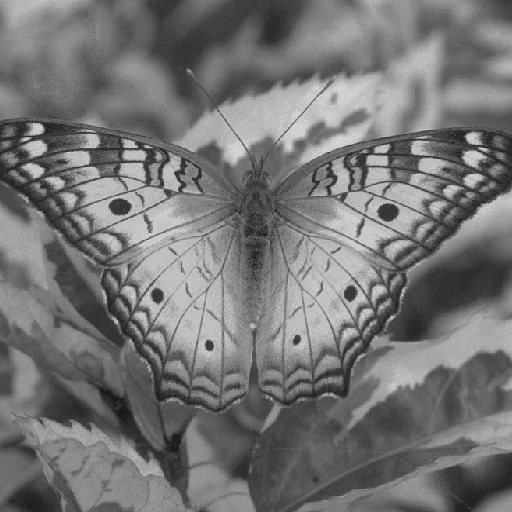
#> input picture in/butterfly.png, 512 x 512 px
$ jupyter execute --allow-errors project2.ipynb
#> lines starting #> are read from the running program, lines starting #| are printed output that depends on the picture; after the words box and inside, x2 and y2 are one past the last pixel; in counts of white or black regions, pixels touching at a corner belong together
[cell 1]
#Importação das bibliotecas necessárias - Essa célula deve ser executada antes de todas as outras
import cv2
import matplotlib.pyplot as plt
import numpy as np
import time
import skimage as sk
from skimage import transform

## Espectro de Fourier

[cell 2]
# Para mudar a imagem escolhida, basta trocar a variável img_name por outra imagem presente na pasta in
img_name = 'butterfly.png'
img = cv2.imread('in/' + img_name, 0)
#> img is the input picture: shape (512, 512); min 27, max 212, mean 116.8

if img is None:
    sys.exit("Could not read the image.")

# Aplica transformada rápida d Fourier
ft = np.fft.fft2(img)
ft = np.fft.fftshift(ft)
# Para visualizar o espectro de Fourier tomamos o logaritmo da magnitude (valor absoluto).
# Somamos 1 ao valor para garantir que o logaritmo esteja definido.
espectro = np.log(np.abs(ft) + 1)
max_pixel = np.max(espectro)
#> max_pixel = 17.24
if max_pixel > 0:
    # Fazemos com que os valores do espectro estejam no intervalo [0, 255].
    espectro = (255/max_pixel)*espectro

# Desfaz o shift e aplica a transformada inversa
fshift = np.fft.ifftshift(ft)
img = np.fft.ifft2(fshift)
img = np.real(img)

f, axarr = plt.subplots(1,2, figsize = (8,8))
axarr[0].imshow(img, cmap = 'gray')
axarr[0].set_title("Original")
axarr[0].axis('off')

axarr[1].imshow(espectro, cmap = 'gray')
axarr[1].set_title("Espectro de Fourier")
axarr[1].axis('off')
plt.show()

if not cv2.imwrite('out/espectro.png', espectro):
    print("Falha ao salvar a imagem")

## Filtro passa-baixa ideal

[cell 3]
img_name = 'seagull.png'
img = cv2.imread('in/' + img_name, 0)
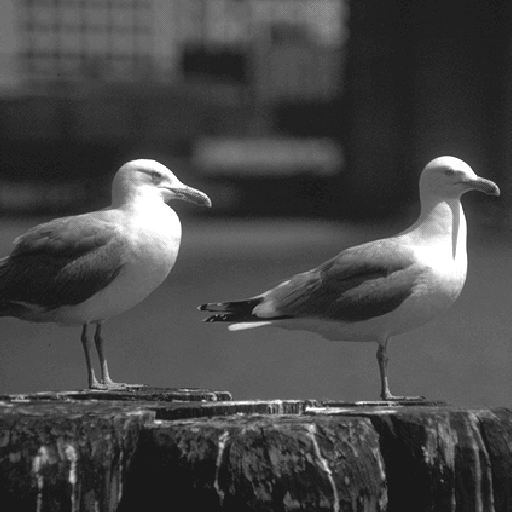
#> input picture in/seagull.png, 512 x 512 px
#> img is the input picture: shape (512, 512); min 24, max 255, mean 71.8

if img is None:
    sys.exit("Could not read the image.")

ft = np.fft.fft2(img)
ft = np.fft.fftshift(ft)

# Cálculo do espectro de Fourier
espectro = np.log(np.abs(ft) + 1)
max_pixel = np.max(espectro)
#> max_pixel = 16.75
if max_pixel > 0:
    espectro = (255/max_pixel)*espectro

# Cria o círculo para filtrar a imagem
height = len(img)
#> height = 512
width = len(img[0])
#> width = 512
raio = 40
circle = np.zeros((height, width), np.uint8)
circle = cv2.circle(circle, (int(height/2), int(width/2)), raio, 1, -1)
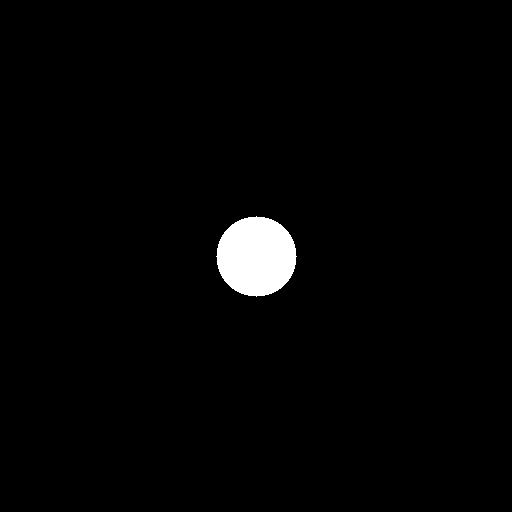
#> circle: shape (512, 512); values 0 (black) and 1 (white), 1.9% white; 1 white region, box (x1, y1, x2, y2) and area: (216, 216, 297, 297) 5025

low_pass = np.multiply(ft, circle)
nucleo = np.multiply(espectro, circle)

fshift = np.fft.ifftshift(low_pass)
low_pass = np.fft.ifft2(fshift)
low_pass = np.real(low_pass)

# Visualização das imagens
f, axarr = plt.subplots(1,2, figsize = (8,8))
axarr[0].imshow(nucleo, cmap = 'gray')
axarr[0].set_title("Núcleo do filtro passa baixa")
axarr[0].axis('off')

axarr[1].imshow(low_pass, cmap = 'gray')
axarr[1].set_title("Imagem resultante")
axarr[1].axis('off')
plt.show()

if not cv2.imwrite('out/nucleo_low.png', nucleo):
    print("Falha ao salvar a imagem")
if not cv2.imwrite('out/low_ideal.png', low_pass):
    print("Falha ao salvar a imagem")

## Filtro passa-baixa de Butterworth

### Função dos filtros Butterworth: executar a célula seguinte antes de qualquer outra que utiliza esse filtro

[cell 4]
# Parâmetros do filtro de Butterworth passa-baixa:
#   ft: função transformada pela fft da imagem
#   n: ordem
#   D0: frequência de corte
def butterworth_low(ft, n, D0):
#> called with ft = array of shape (512, 512), n = 2, D0 = 40
    y, x = np.shape(ft)
#> y = 512; x = 512
    x_axis = np.arange(-np.floor(x/2), np.ceil(x/2))
#> x_axis = 512 values from -256 to 255
    y_axis = np.arange(-np.floor(y/2), np.ceil(y/2))
#> y_axis = 512 values from -256 to 255
    # Gera o plano para o cálculo de D
    A, B = np.meshgrid(x_axis, y_axis)
    D = np.sqrt(np.power(A, 2) + np.power(B, 2))
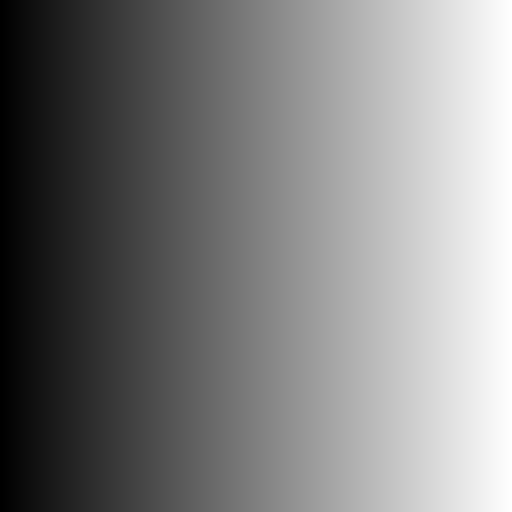
#> A: shape (512, 512) float64; min -256, max 255, mean -0.5; drawn with min black and max white
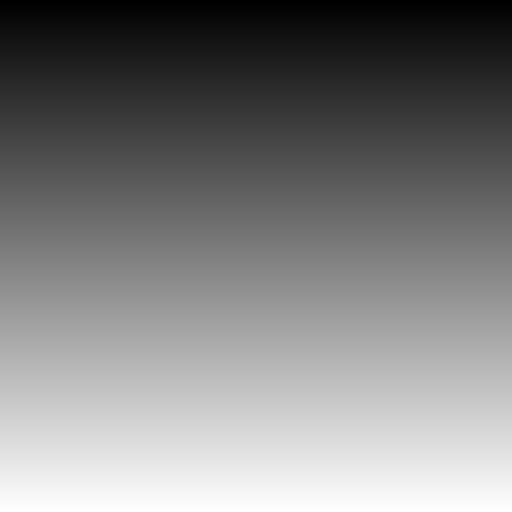
#> B: shape (512, 512) float64; min -256, max 255, mean -0.5; drawn with min black and max white
    H = 1/(1 + (D/D0)**(2*n))
    # Operação de convolução
    return A, B, H

def butterworth_high(ft, n, D0):
    y, x = np.shape(ft)
    x_axis = np.arange(-np.floor(x/2), np.ceil(x/2))
    y_axis = np.arange(-np.floor(y/2), np.ceil(y/2))
    A, B = np.meshgrid(x_axis, y_axis)
    # Somando 1 para evitar divisão por 0
    D = np.sqrt(np.power(A, 2) + np.power(B, 2) + 1)
    H = 1/(1 + (D0/D)**(2*n))
    return A, B, H

def butterworth_band(ft, n, D0, W):
    y, x = np.shape(ft)
    x_axis = np.arange(-np.floor(x/2), np.ceil(x/2))
    y_axis = np.arange(-np.floor(y/2), np.ceil(y/2))
    A, B = np.meshgrid(x_axis, y_axis)
    # Somando 1 para evitar divisão por 0
    D = np.sqrt(np.power(A, 2) + np.power(B, 2) + 1)
    H = 1 - 1/(1 + ((W*D)/(D**2 - D0**2))**(2*n))
    return A, B, H

### Ordem 2 e D0 = 40.

[cell 5]
img_name = 'seagull.png'
img = cv2.imread('in/' + img_name, 0)

if img is None:
    sys.exit("Could not read the image.")

ft = np.fft.fft2(img)
ft = np.fft.fftshift(ft)

# Parâmetros do filtro de Butterworth:
#   n: ordem
#   D0: frequência de corte
A, B, H = butterworth_low(ft, 2, 40)
butterworth = H * ft

# Desfaz o shift e aplica a transformada inversa
butterworth = np.fft.ifftshift(butterworth)
butterworth = np.fft.ifft2(butterworth)
butterworth = np.real(butterworth)

# Cálculo do espectro de Fourier
espectro = np.log(np.abs(ft) + 1)
max_pixel = np.max(espectro)
if max_pixel > 0:
    espectro = (255/max_pixel)*espectro

# Visualização das imagens
f, axarr = plt.subplots(1,2, figsize = (8,8))
axarr[0].imshow(H * espectro, cmap = 'gray')
axarr[0].set_title("Núcleo do filtro passa baixa")
axarr[0].axis('off')

axarr[1].imshow(butterworth, cmap = 'gray')
axarr[1].set_title("Imagem resultante")
axarr[1].axis('off')
plt.show()

from mpl_toolkits.mplot3d import Axes3D
fig = plt.figure()
#> (the rest of this cell did not finish here and is left out)

### Ordem 10 e D0 = 40.

[cell 6]
img_name = 'seagull.png'
img = cv2.imread('in/' + img_name, 0)

if img is None:
    sys.exit("Could not read the image.")

ft = np.fft.fft2(img)
ft = np.fft.fftshift(ft)

A, B, H = butterworth_low(ft, 10, 40)
butterworth = H * ft

# Desfaz o shift e aplica a transformada inversa
butterworth = np.fft.ifftshift(butterworth)
butterworth = np.fft.ifft2(butterworth)
butterworth = np.real(butterworth)

# Cálculo do espectro de Fourier
espectro = np.log(np.abs(ft) + 1)
max_pixel = np.max(espectro)
if max_pixel > 0:
    espectro = (255/max_pixel)*espectro

f, axarr = plt.subplots(1,2, figsize = (8,8))
axarr[0].imshow(H * espectro, cmap = 'gray')
axarr[0].set_title("Núcleo do filtro passa baixa")
axarr[0].axis('off')

axarr[1].imshow(butterworth, cmap = 'gray')
axarr[1].set_title("Imagem resultante")
axarr[1].axis('off')
plt.show()

from mpl_toolkits.mplot3d import Axes3D
fig = plt.figure()
#> (the rest of this cell did not finish here and is left out)

### Ordem 2 e D0 = 20.

[cell 7]
img_name = 'seagull.png'
img = cv2.imread('in/' + img_name, 0)

if img is None:
    sys.exit("Could not read the image.")

ft = np.fft.fft2(img)
ft = np.fft.fftshift(ft)

A, B, H = butterworth_low(ft, 2, 20)
butterworth = H * ft

# Desfaz o shift e aplica a transformada inversa
butterworth = np.fft.ifftshift(butterworth)
butterworth = np.fft.ifft2(butterworth)
butterworth = np.real(butterworth)

# Cálculo do espectro de Fourier
espectro = np.log(np.abs(ft) + 1)
max_pixel = np.max(espectro)
if max_pixel > 0:
    espectro = (255/max_pixel)*espectro

# Visualização das imagens
f, axarr = plt.subplots(1,2, figsize = (8,8))
axarr[0].imshow(H * espectro, cmap = 'gray')
axarr[0].set_title("Núcleo do filtro passa baixa")
axarr[0].axis('off')

axarr[1].imshow(butterworth, cmap = 'gray')
axarr[1].set_title("Imagem resultante")
axarr[1].axis('off')
plt.show()

from mpl_toolkits.mplot3d import Axes3D
fig = plt.figure()
#> (the rest of this cell did not finish here and is left out)

## Filtro passa-alta de Butterworth

### Ordem 2 e D0 = 40

[cell 8]
img_name = 'house.png'
img = cv2.imread('in/' + img_name, 0)
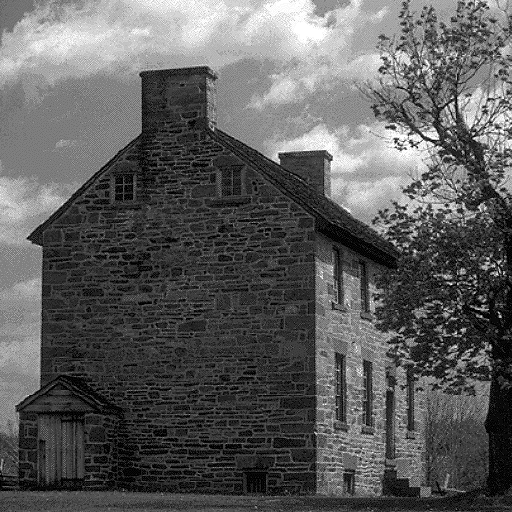
#> input picture in/house.png, 512 x 512 px
#> img is the input picture: shape (512, 512); min 0, max 255, mean 92.9

if img is None:
    sys.exit("Could not read the image.")

ft = np.fft.fft2(img)
ft = np.fft.fftshift(ft)

# Parâmetros do filtro de Butterworth:
#   n: ordem
#   D0: frequência de corte
n = 2
D0 = 40
A, B, H = butterworth_high(ft, 2, D0)
butterworth = H * ft

# Desfaz o shift e aplica a transformada inversa
butterworth = np.fft.ifftshift(butterworth)
butterworth = np.fft.ifft2(butterworth)
butterworth = np.real(butterworth)

# Cálculo do espectro de Fourier
espectro = np.log(np.abs(ft) + 1)
max_pixel = np.max(espectro)
#> max_pixel = 17.01
if max_pixel > 0:
    espectro = (255/max_pixel)*espectro

f, axarr = plt.subplots(1,2, figsize = (8,8))
axarr[0].imshow(H * espectro, cmap = 'gray')
axarr[0].set_title("Núcleo do filtro passa alta")
axarr[0].axis('off')

axarr[1].imshow(butterworth, cmap = 'gray', vmin=0, vmax=255)
axarr[1].set_title("Imagem resultante")
axarr[1].axis('off')
plt.show()

from mpl_toolkits.mplot3d import Axes3D
fig = plt.figure()
#> (the rest of this cell did not finish here and is left out)

### Ordem 2 e D0 = 20

[cell 9]
img_name = 'house.png'
img = cv2.imread('in/' + img_name, 0)

if img is None:
    sys.exit("Could not read the image.")

ft = np.fft.fft2(img)
ft = np.fft.fftshift(ft)

# Parâmetros do filtro de Butterworth:
#   n: ordem
#   D0: frequência de corte
n = 2
D0 = 20
A, B, H = butterworth_high(ft, n, D0)
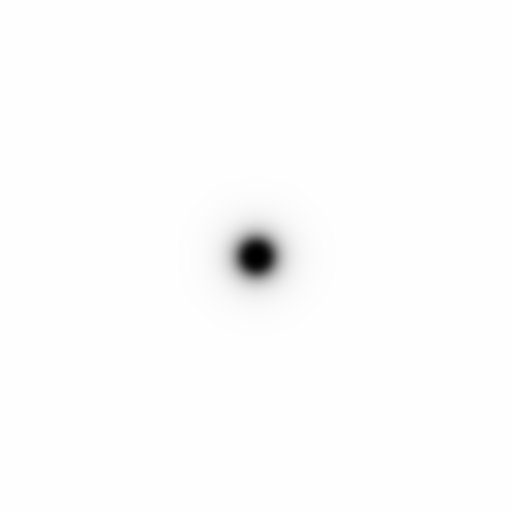
#> H: shape (512, 512) float64; min 6.25e-06, max 1, mean 0.993
butterworth = H * ft

# Desfaz o shift e aplica a transformada inversa
butterworth = np.fft.ifftshift(butterworth)
butterworth = np.fft.ifft2(butterworth)
butterworth = np.real(butterworth)

# Cálculo do espectro de Fourier
espectro = np.log(np.abs(ft) + 1)
max_pixel = np.max(espectro)
if max_pixel > 0:
    espectro = (255/max_pixel)*espectro

f, axarr = plt.subplots(1,2, figsize = (8,8))
axarr[0].imshow(H * espectro, cmap = 'gray')
axarr[0].set_title("Núcleo do filtro passa alta")
axarr[0].axis('off')

axarr[1].imshow(butterworth, cmap = 'gray', vmin=0, vmax=255)
axarr[1].set_title("Imagem resultante")
axarr[1].axis('off')
plt.show()

from mpl_toolkits.mplot3d import Axes3D
fig = plt.figure()
#> (the rest of this cell did not finish here and is left out)

## Filtro passa-faixa de Butterworth

[cell 10]
img_name = 'house.png'
img = cv2.imread('in/' + img_name, 0)

if img is None:
    sys.exit("Could not read the image.")

ft = np.fft.fft2(img)
ft = np.fft.fftshift(ft)

# Parâmetros do filtro de Butterworth:
#   n: ordem
#   D0: frequência de corte
#   W: largura da banda
n = 2
D0 = 40
W = 60
A, B, H = butterworth_band(ft, n, D0, W)
butterworth = H * ft

# Desfaz o shift e aplica a transformada inversa
butterworth = np.fft.ifftshift(butterworth)
butterworth = np.fft.ifft2(butterworth)
butterworth = np.real(butterworth)
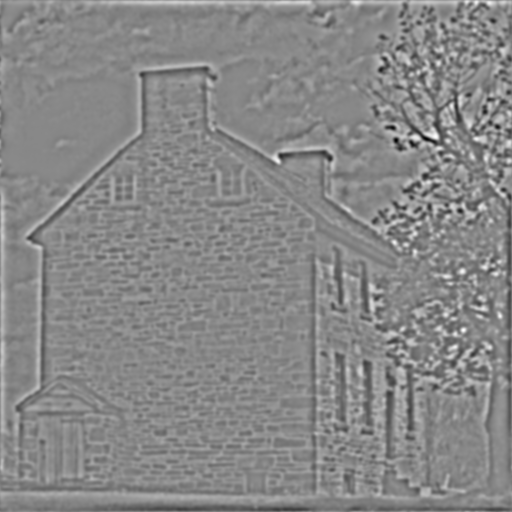
#> butterworth: shape (512, 512) float64; min -133.7, max 117, mean 0; drawn with min black and max white

# Cálculo do espectro de Fourier
espectro = np.log(np.abs(ft) + 1)
max_pixel = np.max(espectro)
if max_pixel > 0:
    espectro = (255/max_pixel)*espectro

f, axarr = plt.subplots(1,2, figsize = (8,8))
axarr[0].imshow(H * espectro, cmap = 'gray')
axarr[0].set_title("Núcleo do filtro passa faixa")
axarr[0].axis('off')

axarr[1].imshow(butterworth, cmap = 'gray', vmin=0, vmax=255)
axarr[1].set_title("Imagem resultante")
axarr[1].axis('off')
plt.show()
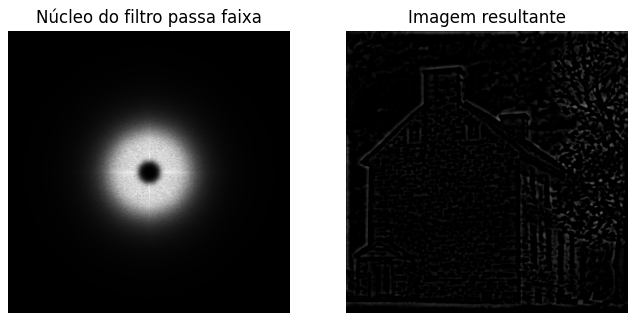
#> figure drawn by matplotlib, 2 panels

from mpl_toolkits.mplot3d import Axes3D
fig = plt.figure()
#> (the rest of this cell did not finish here and is left out)

[cell 11]
img_name = 'butterfly.png'
img = cv2.imread('in/' + img_name, 0)

if img is None:
    sys.exit("Could not read the image.")

ft = np.fft.fft2(img)
ft = np.fft.fftshift(ft)

# Calcula o espectro da imagem original
espectro = np.log(np.abs(ft) + 1)
max_pixel = np.max(espectro)
#> max_pixel = 17.24
if max_pixel > 0:
    espectro = (255/max_pixel)*espectro

# Rotaciona a imagem e reajusta seu tamanho para não ocorrer cortes
img_rot = transform.rotate(img, 45, resize=True)
# Reajusta a escala dos pixels
img_rot = 255/np.max(img_rot) * img_rot

ft_rot = np.fft.fft2(img_rot)
ft_rot = np.fft.fftshift(ft_rot)

# Calcula o espectro da imagem rotacionada
espectro_rot = np.log(np.abs(ft_rot) + 1)
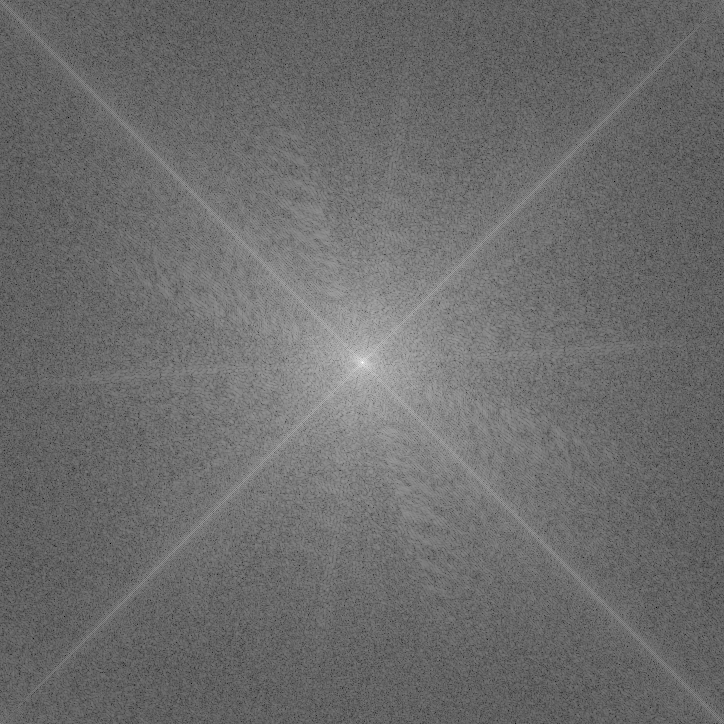
#> espectro_rot: shape (724, 724) float64; min 0.933, max 17.42, mean 7.94; drawn with min black and max white
if max_pixel > 0:
    espectro_rot = (255/max_pixel)*espectro_rot

f, axarr = plt.subplots(1,2, figsize = (8,8))
axarr[0].imshow(img, cmap = 'gray')
axarr[0].set_title("Imagem original")
axarr[0].axis('off')

axarr[1].imshow(espectro, cmap = 'gray')
axarr[1].set_title("Espectro original")
axarr[1].axis('off')
plt.show()

f, axarr = plt.subplots(1,2, figsize = (8,8))
axarr[0].imshow(img_rot, cmap = 'gray')
axarr[0].set_title("Imagem rotacionada")
axarr[0].axis('off')

axarr[1].imshow(espectro_rot, cmap = 'gray')
axarr[1].set_title("Espectro rotacionado")
axarr[1].axis('off')
plt.show()

if not cv2.imwrite('out/rotated.png', img_rot):
    print("Falha ao salvar a imagem")
if not cv2.imwrite('out/rotated_spec.png', espectro_rot):
    print("Falha ao salvar a imagem")

### 10% dos maiores valores

[cell 12]
img_name = 'butterfly.png'
img = cv2.imread('in/' + img_name, 0)

if img is None:
    sys.exit("Could not read the image.")

start = time.time()
ft = np.fft.fft2(img)
ft = np.fft.fftshift(ft)

# O código de compressão de imagem a seguir foi baseado em [1]
# Ordenamos os coeficientes da transformada de modo a escolher um threshold
# que delimita uma certa porcentagem dos maiores valores
coef = np.sort(np.abs(np.reshape(ft,-1)))
keep = 0.1
threshold = coef[int(np.floor((1-keep)*len(coef)))]
#> threshold = 11038.4
ind = np.abs(ft) > threshold
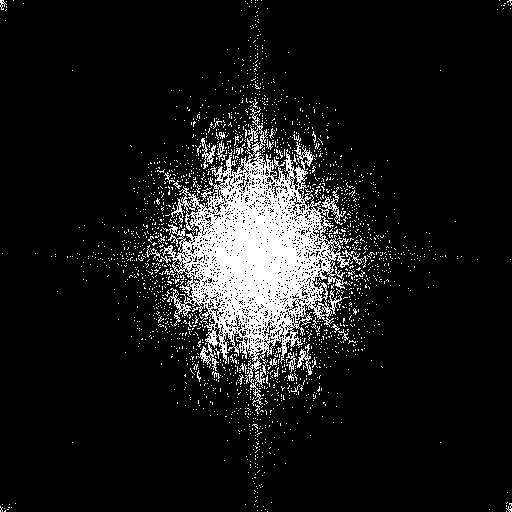
#> ind: shape (512, 512) bool; 10% white; 1970 white regions (1937 under 20 px), largest, box (x1, y1, x2, y2) and area: (162, 107, 351, 406) 20853, (201, 138, 216, 169) 154, (297, 344, 312, 375) 154
compressed = ft * ind

# Desfaz o shift e aplica a transformada inversa
compressed = np.fft.ifftshift(compressed)
compressed = np.fft.ifft2(compressed)
compressed = np.real(compressed)

end = time.time()
print("Tempo para transformada e compressão: %.3f" %(end - start))

f, axarr = plt.subplots(1,2, figsize = (8,8))
axarr[0].imshow(img, cmap = 'gray')
axarr[0].set_title("Imagem original")
axarr[0].axis('off')

axarr[1].imshow(compressed, cmap = 'gray')
axarr[1].set_title("Imagem comprimida")
axarr[1].axis('off')
plt.show()

if not cv2.imwrite('out/compressed10.png', compressed):
    print("Falha ao salvar a imagem")

\[1\] BRUNTON,S.L;KUTZ, J.N. Sparcity and Compressed Sensing. _Data-Driven Science and Engineering: Machine Learning, Dynamical Systems and Control_. \[S.l.: s.n.\]. p.98.

### 1% dos maiores valores

[cell 13]
img_name = 'butterfly.png'
img = cv2.imread('in/' + img_name, 0)

if img is None:
    sys.exit("Could not read the image.")

start = time.time()
ft = np.fft.fft2(img)
ft = np.fft.fftshift(ft)

coef = np.sort(np.abs(np.reshape(ft,-1)))
keep = 0.01
threshold = coef[int(np.floor((1-keep)*len(coef)))]
#> threshold = 58954.6
ind = np.abs(ft) > threshold
compressed = ft * ind

# Desfaz o shift e aplica a transformada inversa
compressed = np.fft.ifftshift(compressed)
compressed = np.fft.ifft2(compressed)
compressed = np.real(compressed)

end = time.time()
print("Tempo para transformada e compressão: %.3f" %(end - start))

f, axarr = plt.subplots(1,2, figsize = (8,8))
axarr[0].imshow(img, cmap = 'gray')
axarr[0].set_title("Imagem original")
axarr[0].axis('off')

axarr[1].imshow(compressed, cmap = 'gray')
axarr[1].set_title("Imagem comprimida")
axarr[1].axis('off')
plt.show()

if not cv2.imwrite('out/compressed1.png', compressed):
    print("Falha ao salvar a imagem")

### Cálculo do tempo para filtrar a imagem no domínio da frequência

### Cálculo do tempo para filtrar a imagem no domínio espacial

[cell 14]
img_name = 'butterfly.png'
img = cv2.imread('in/' + img_name, 0)

if img is None:
    sys.exit("Could not read the image.")

start = time.time()
ft = np.fft.fft2(img)
ft = np.fft.fftshift(ft)

# Parâmetros do filtro de Butterworth:
#   n: ordem
#   D0: frequência de corte
A, B, H = butterworth_low(ft, 2, 40)
butterworth = H * ft

# Desfaz o shift e aplica a transformada inversa
butterworth = np.fft.ifftshift(butterworth)
butterworth = np.fft.ifft2(butterworth)
butterworth = np.real(butterworth)

end = time.time()
print("Tempo para filtragem da imagem: %.3f" %(end - start))

# Cálculo do espectro de Fourier
espectro = np.log(np.abs(ft) + 1)
max_pixel = np.max(espectro)
if max_pixel > 0:
    espectro = (255/max_pixel)*espectro

# Visualização das imagens
f, axarr = plt.subplots(1,2, figsize = (8,8))
axarr[0].imshow(H * espectro, cmap = 'gray')
axarr[0].set_title("Núcleo do filtro passa baixa")
axarr[0].axis('off')

axarr[1].imshow(butterworth, cmap = 'gray')
axarr[1].set_title("Imagem resultante")
axarr[1].axis('off')
plt.show()

[cell 15]
def filter(img, mask, m_name):
#> called with mask = array of shape (3, 3), m_name = '3x3'
    start = time.time()
    pad_size = len(mask[0])//2
    mask_size = len(mask[0])
    # Faz o padding da imagem com zeros
    p_img = np.pad(img, pad_width=pad_size)
    row, col = np.shape(img)
#> row = 512; col = 512
    new_img = np.zeros((row, col), dtype=np.int32)

    # Divide a matriz da imagem em submatrizes com o tamanho da máscara (centradas em cada pixel da imagem original)
    windows = sk.util.shape.view_as_windows(p_img, (mask_size, mask_size))

    # Cálculo da convolução: multiplica a máscara pelas submatrizes elemento a elemento e depois os soma, gerando um novo pixel
    new_img = np.sum(np.multiply(mask, windows[:][:]), axis = (2, 3))

    new_img[new_img < 0] = 0
    new_img[new_img > 255] = 255
    new_img = new_img.astype(np.uint8)

    end = time.time()
    print("Tempo para filtragem da imagem com máscara " + m_name + ": %.3f" %(end - start))

    return new_img

img_name = 'butterfly.png'
img = cv2.imread('in/' + img_name, 0)

if img is None:
    sys.exit("Could not read the image.")

mask_3 = np.ones((3, 3)) * 1/9
mask_7 = np.ones((7, 7)) * 1/49
mask_11 = np.ones((11, 11)) * 1/121

f, axarr = plt.subplots(1, 4, figsize = (8,8))
axarr[0].imshow(img, cmap = 'gray')
axarr[0].set_title("Original")
axarr[0].axis('off')

axarr[1].imshow(filter(img, mask_3, '3x3'), cmap = 'gray')
axarr[1].set_title("3x3")
axarr[1].axis('off')

axarr[2].imshow(filter(img, mask_7, '7x7'), cmap = 'gray')
axarr[2].set_title("7x7")
axarr[2].axis('off')

axarr[3].imshow(filter(img, mask_11, '11x11'), cmap = 'gray')
axarr[3].set_title("11x11")
axarr[3].axis('off')
